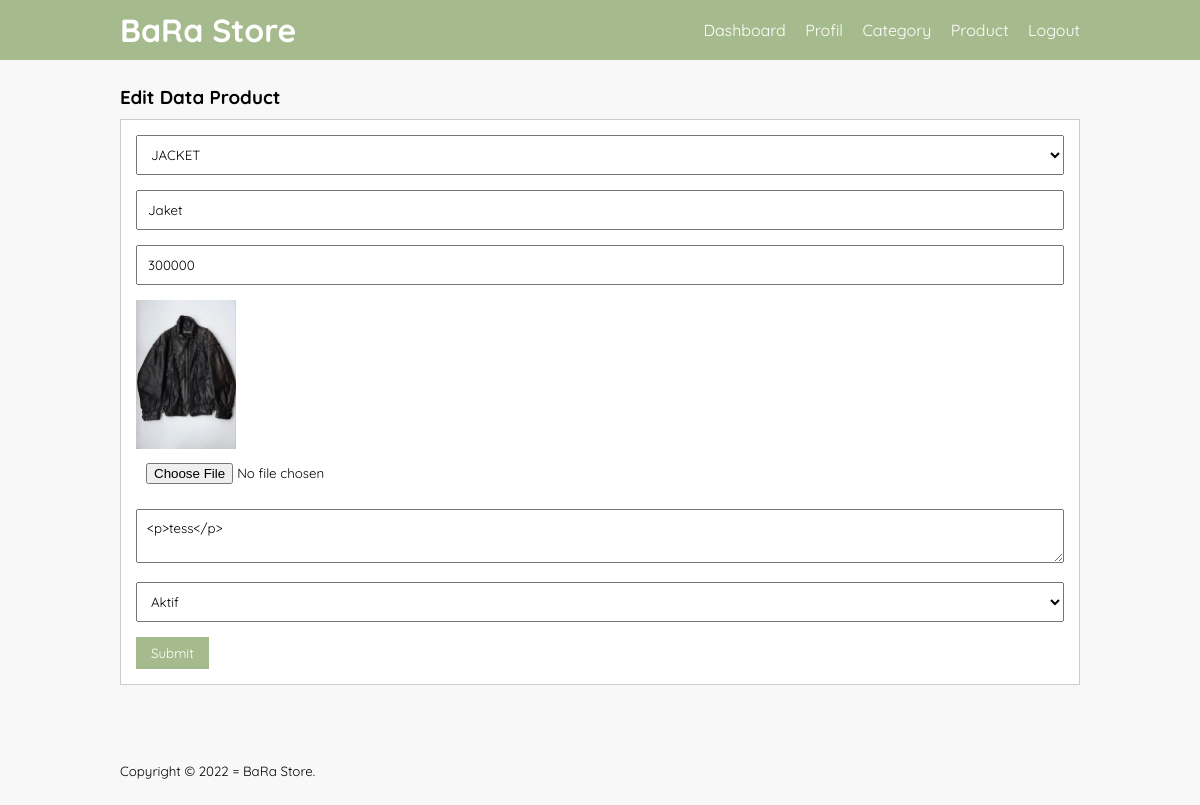
Screenshot of /Chapter4/edit_product.php?id=10 (signed in) with the database file from the repository.
### tables this page shows
CREATE TABLE `tb_product` (
  `product_id` int(11) NOT NULL,
  `category_id` int(11) NOT NULL,
  `product_name` varchar(100) NOT NULL,
  `product_price` int(11) NOT NULL,
  `product_description` text NOT NULL,
  `product_image` varchar(100) NOT NULL,
  `product_status` tinyint(1) NOT NULL,
  `date_created` timestamp NOT NULL DEFAULT current_timestamp() ON UPDATE current_timestamp()
);

CREATE TABLE `tb_category` (
  `category_id` int(11) NOT NULL,
  `category_name` varchar(25) NOT NULL
);

### Chapter4/edit_product.php (the view, shortened to what this page needs)
<?php
  include 'db.php';
  $product = mysqli_query($conn, "SELECT * FROM tb_product WHERE product_id = '".$_GET['id']."'");
  $p = mysqli_fetch_object($product);
?>
<!DOCTYPE html>
<html lang="en">
<head>
    <link rel="stylesheet" type="text/css" href="Css/style.css">
</head>
<body>
    <header>
        <div class="container">
        <h1><a href="dashboard.php">BaRa Store</a></h1>
        <ul>
            <li><a href="dashboard.php">Dashboard</a></li>
            <li><a href="profil.php">Profil</a></li>
            <li><a href="category.php">Category</a></li>
            <li><a href="data_product.php">Product</a></li>
            <li><a href="logout.php">Logout</a></li>
        </ul>
        </div>
    </header>
    <div class="section">
        <div class="container">
            <h3>Edit Data Product</h3>
            <div class="box">
                <form action="" method="POST" enctype="multipart/form-data">
                    <select class="input-control" name="category" required>
                        <?php
                        $category = mysqli_query($conn, "SELECT *FROM tb_category ORDER BY category_id DESC ");
                        while($r = mysqli_fetch_array($category)){
                        ?>
                        <option value="<?php echo $r['category_id']?>"<?php echo ($r['category_id'] == $p->category_id)? 'selected' :'';?>><?php echo $r['category_name']?></option>
                        <?php } ?>
                    </select>
                    <input type="text" name="nama" class="input-control" placeholder="Name Product" value="<?php echo $p->product_name?>" required>
                    <input type="text" name="harga" class="input-control" placeholder="Price" value="<?php echo $p->product_price?>" required>
                    <img src="produk/<?php echo $p->product_image?>" width = "100px">
                    <input type="file" name="gambar" class="input-control">
                    <textarea class="input-control" name="description" placeholder="Description"><?php echo $p->product_description?></textarea><br>
                    <select class="input-control" name="status">
                        <option value="1" <?php echo($p->product_status == 1)?'selected':''; ?>>Aktif</option>
                    </select>
                    <input type="submit" name="submit" value="Submit" class="btn">
                </form>
            </div>
        </div>
    </div>
    <footer>
        <div class="container">
            <small>Copyright &copy; 2022 = BaRa Store.</small>
        </div>
    </footer>
</body>
</html>

### Chapter4/css/style.css (style rules this page uses)
* { padding: 0; margin: 0; font-family: 'Quicksand', sans-serif; }
body { background-color: #f8f8f8; }
a { color: inherit; text-decoration: none; }
.input-control { width: 100%; padding: 10px; margin-bottom: 15px; box-sizing: border-box; }
.btn { padding: 8px 15px; background-color: #A6BB8D; color: #fff; border: none; cursor: pointer; }
header { background-color: #A6BB8D; color: #fff; }
header h1 { float: left; padding: 10px 0; }
header ul { float: right; }
header ul li { display: inline-block; }
header ul li a { padding: 20px 0 20px 15px; display: inline-block; }
footer { padding: 25px 0; }
.container { width: 80%; margin: 0 auto; }
.container:after { content: ''; display: block; clear: both; }
.section { padding: 25px 0; }
.box { background-color: #fff; border: 1px solid #ccc; padding: 15px; box-sizing: border-box; margin: 10px 0 25px 0; }
.box:after { content: ''; display: block; clear: both; }

### rows the page displays
tb_product: category "JACKET", nama "Jaket", harga "300000", product_image (picture), description "<p>tess</p>", status "Aktif"
